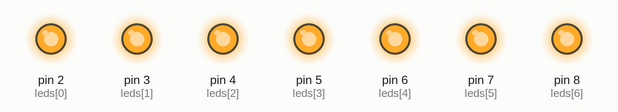
Simulated run of this sketch. Board: Arduino Uno, built with avr-gcc and run on an emulated ATmega328P. Parts: output pins drawn as LEDs (lit = HIGH).

Above: at 0.5 s.
At 1.3 s:
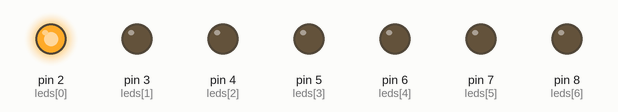
At 2.3 s:
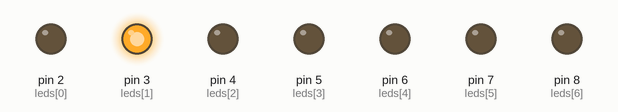
At 5.3 s:
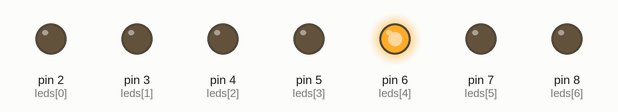
At 7.3 s:
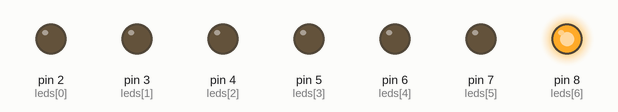
At 9.9 s:
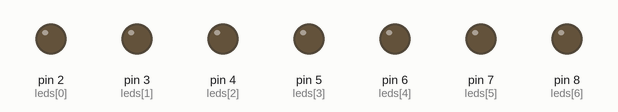
Timing chart, 0 to 10.5 s (numbered marks = the images above):
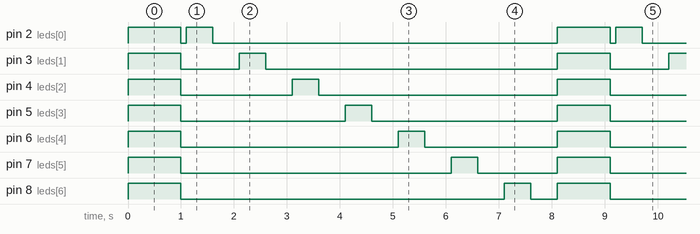

The sketch:

leds.ino
```cpp
#include <Arduino.h>

const int leds[7] = {2,3,4,5,6,7,8};
const int sizeOfArray = 7;


void setup()
{
	for(int i = 0; i < sizeOfArray; i++){
		pinMode(leds[i],OUTPUT);
	}
}


void loop()
{
	for(int i = 0; i < sizeOfArray; i++){
		digitalWrite(leds[i],HIGH);
	}
	delay(1000);
	for(int i = 0; i < sizeOfArray; i++){
		digitalWrite(leds[i],LOW);
	}
	delay(100);

	for(int i = 0; i < sizeOfArray; i++){
		digitalWrite(leds[i],HIGH);
		delay(500);
		digitalWrite(leds[i],LOW);
		delay(500);
	}

}
```

Measured:
- by itself, pin 2 (leds[0]): repeats every 8.1 s: LOW 0.10 s, HIGH 0.50 s, LOW 6.5 s, HIGH 1.0 s
- by itself, pin 3 (leds[1]): repeats every 8.1 s: LOW 1.1 s, HIGH 0.50 s, LOW 5.5 s, HIGH 1.0 s
- by itself, pin 4 (leds[2]): repeats every 8.1 s: LOW 2.1 s, HIGH 0.50 s, LOW 4.5 s, HIGH 1.0 s
- by itself, pin 5 (leds[3]): repeats every 8.1 s: LOW 3.1 s, HIGH 0.50 s, LOW 3.5 s, HIGH 1.0 s
- by itself, pin 6 (leds[4]): repeats every 8.1 s: LOW 4.1 s, HIGH 0.50 s, LOW 2.5 s, HIGH 1.0 s
- by itself, pin 7 (leds[5]): repeats every 8.1 s: LOW 5.1 s, HIGH 0.50 s, LOW 1.5 s, HIGH 1.0 s
- by itself, pin 8 (leds[6]): repeats every 8.1 s: LOW 6.1 s, HIGH 0.50 s, LOW 0.50 s, HIGH 1.0 s
